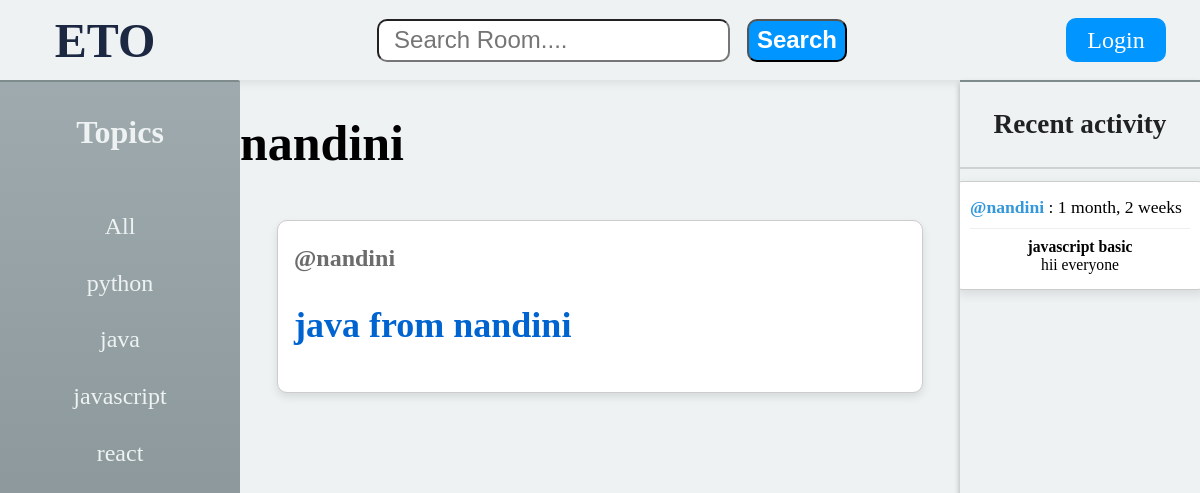
Screenshot of /profile/5/ with the database file from the repository.
### base/models.py (models this page shows, shortened)
class Topic(models.Model):
    name = models.CharField(max_length = 200)

class Room(models.Model):
    host = models.ForeignKey(User,on_delete=models.SET_NULL,null=True)
    topic = models.ForeignKey(Topic,on_delete=models.SET_NULL,null=True)
    name = models.CharField(max_length = 200)
    description = models.TextField(null = True)
    participants = models.ManyToManyField(User,related_name="participants",blank=True)
    updated = models.DateTimeField(auto_now = True)
    created = models.DateTimeField(auto_now_add = True)
    class Meta:
        ordering = ['-created','-updated']
    def __str__(self):
        return self.name

class Message(models.Model):
    user = models.ForeignKey(User,on_delete=models.CASCADE)
    room = models.ForeignKey(Room,on_delete=models.CASCADE)
    body = models.TextField()
    updated = models.DateTimeField(auto_now = True)
    created = models.DateTimeField(auto_now_add = True)

### base/views.py (the view)
# urls.py: path('profile/<str:pk>/',views.profile,name="profile"),
def profile(request,pk):
    user = User.objects.get(id=pk)
    rooms = user.room_set.all()
    room_messages = user.message_set.all()
    topics = Topic.objects.all()
    context={'user':user,'data':rooms,'room_message':room_messages,'topic':topics,'loginpage':True}
    return  render(request,"base/profile.html",context)

### base/templates/base/profile.html (shortened to what this page needs)
{% extends 'main.html'%}
{%block content%}
<div class='parent'>
    <div class="topic">
    {% include 'base/topic_component.html' %}
    </div>
    <div>
    <h1>{{user.username}}</h1>
    {% include 'base/feed_component.html' %}
    </div>
    <div class="activity_part">
    {% include 'base/activity_component.html' %}
    </div>
</div>
{%endblock content%}

### base/templates/base/topic_component.html
<div><p>Topics</p></div>
<div class='all'> <a href="{% url 'home' %}"> All </a> </div>
{% for t in topic %}
    <div class='remaining'> <a href="{% url 'home' %}?q={{t.name}}"> {{t.name}} </a> </div>
{% endfor %}

### base/templates/base/feed_component.html (shortened to what this page needs)
<div class="activity">
{% for d in data %}
    <div class="feed_cards">
        <div class="profile_name"><h4> <a href="{% url 'profile' d.host.id %}"><span> @{{d.host}} </span></a> </h4></div>
        <h2> <a href='{% url "room" d.id %}'> {{d.name}} </a> </h2>
     </div>
{% endfor %}
</div>

### base/templates/base/activity_component.html
<div class="recent">
    <h3> Recent activity </h3>
</div>
<div class='cards'>
    {% for messag in room_message%}
        <div class="card">
            <a href="{% url 'profile' messag.user.id %}"><span> @{{messag.user}} </span></a>
            : {{messag.created | timesince}}
            <hr/>
            <div class="room_name">
                {{messag.room}}
            </div>
            <div>
                {{messag.body}}
            </div>
        </div>
    {% endfor %}
</div>

### static/styles/main.css (style rules this page uses)
body { margin: 0px; font-size: 25px; background-color: #eef2f3; }
.parent { display: grid; grid-template-columns: 1fr 3fr 1fr; }
.parent > .topic { display: flex; flex-direction: column; gap: 4%; align-items: center; background: linear-gradient(to bottom, #9eaaae, #7f8c8d); color:#eef2f3; border-top-right-radius: 2px; height: 90vh; border-top: 2px solid #7f8c8d; }
.parent > .topic > div > p { font-size: 2rem; font-weight: bolder; display:inline-block; }
.parent > .topic > div > a { text-decoration: none; color:#eef2f3; font-size: 1.5rem; }
.parent > .activity_part { display: flex; align-items: center; flex-direction: column; background-color: #eef2f3; height: 90vh; overflow: auto; border-top: 2px solid #7f8c8d; box-shadow: 0 4px 6px rgba(0, 0, 0, 0.3); }
.parent > .activity_part > div > h3 { text-align: center; font-size: 1.7rem; color: #202222; }
.parent > .activity_part > div.cards { overflow: auto; border-top: 2px solid rgba(136, 136, 136, 0.3); }
.cards { display: flex; flex-wrap: wrap; justify-content: space-around; padding: 2px; }
.card { border: 1px solid #ccc; border-radius: 8px; box-shadow: 2px 4px 12px rgba(0, 0, 0, 0.1); margin: 10px; padding: 15px; flex-shrink: 1; width: 220px; background-color: #fff; font-size: 1.1rem; }
.card a { text-decoration: none; color: #3498db; font-weight: bold; }
.card hr { margin-top: 10px; border: none; border-top: 1px solid #eee; }
.card div { font-size: 0.98rem; text-align: center; }
.card > div.room_name { font-weight: bold; }
.card span { font-weight: bold; }
.activity { display: flex; flex-direction: column; gap: 20px; align-items:center; justify-content: start; box-sizing: border-box; padding-bottom: 30px; }
.feed_cards { font-size: 1.5rem; width: 85%; border: 1px solid #ccc; border-radius: 10px; padding: 16px; box-shadow: 0 4px 8px rgba(0, 0, 0, 0.1); background-color: #fff; position: relative; top: 15px; }
.feed_cards .profile_name h4 a { text-decoration: none; color: #6c6c6c; transition: all 0.5s; }
.feed_cards h2 a { text-decoration: none; color: #0064d0; transition: all 0.3s; }
.feed_cards h4 { margin-top: 8px; }

### base/templates/base/profile.html (style rules this page uses)
.parent { display: grid; grid-template-columns: 1fr 3fr 1fr; }

### rows the page displays
Topic: name "python"
Topic: name "java"
Topic: name "javascript"
Topic: name "react"
Room: host "nandini", name "java from nandini"
Message: user "nandini", created "1 month, 2 weeks", room "javascript basic", body "hii everyone"

### other values shown
{{ user.username }} "nandini"
